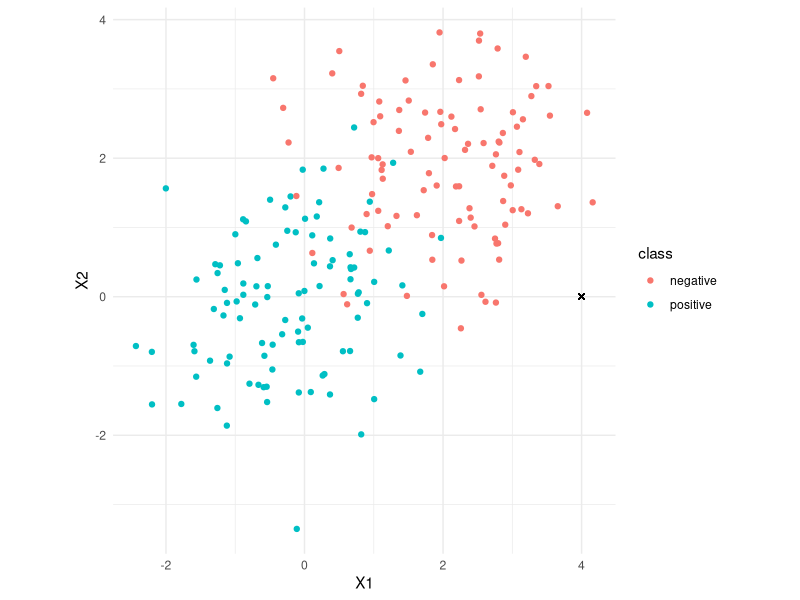
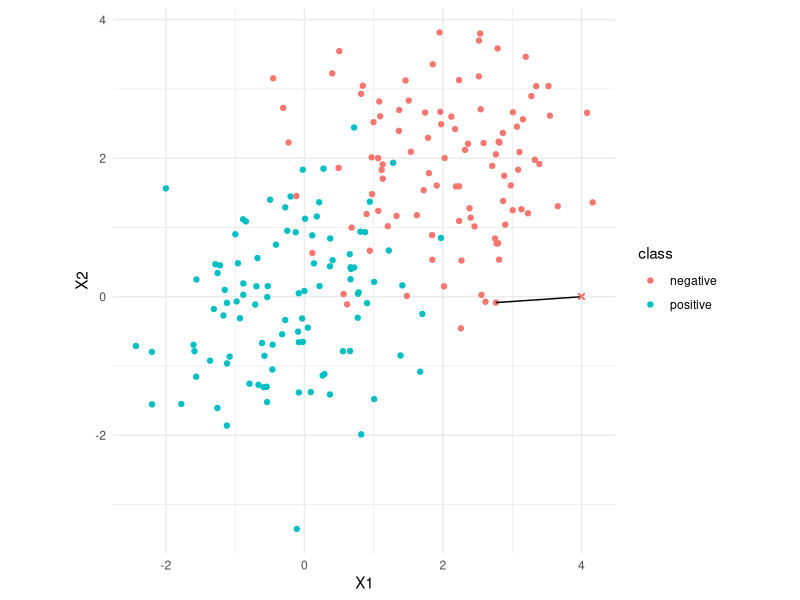
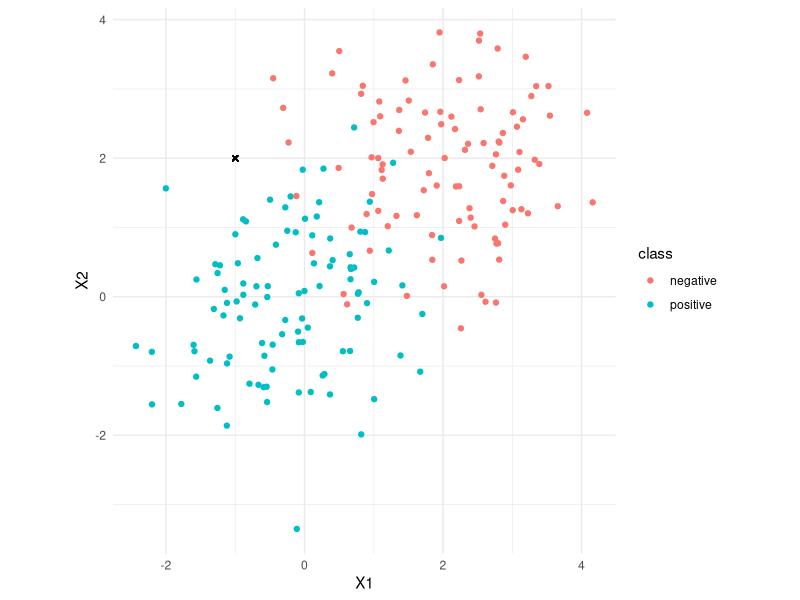
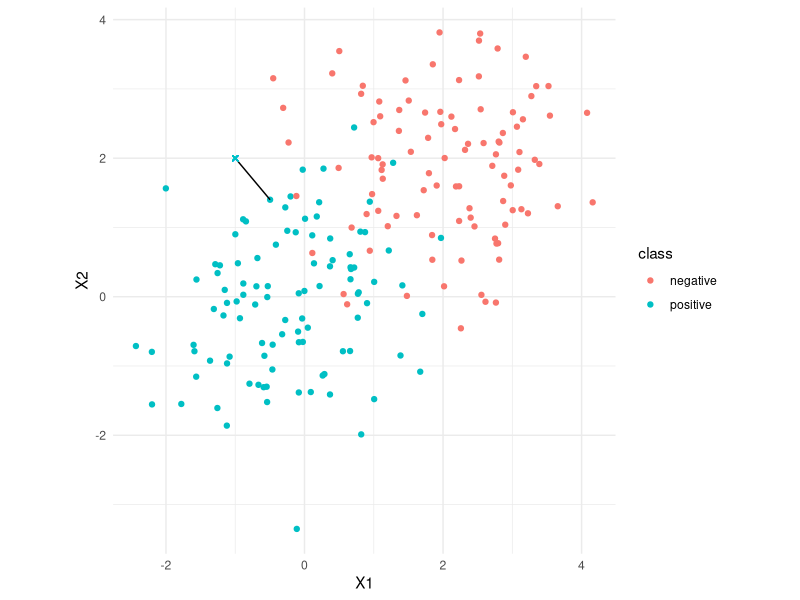
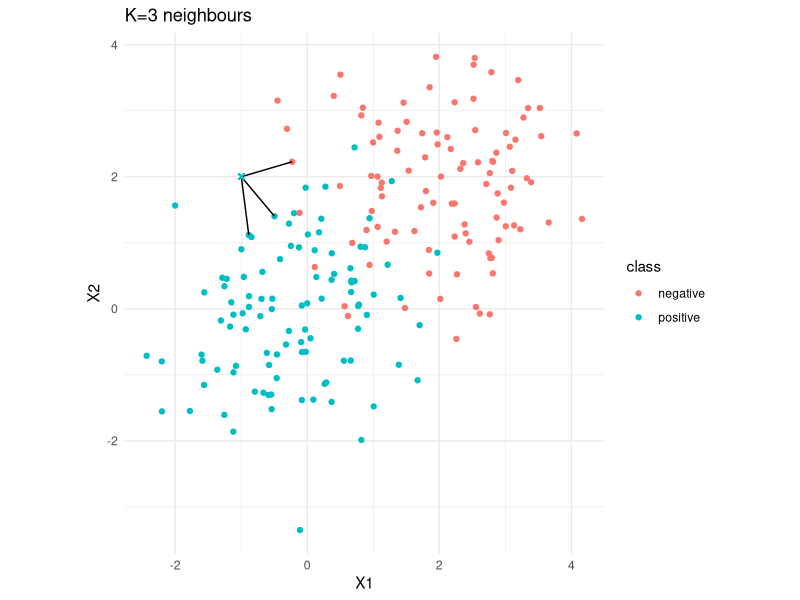
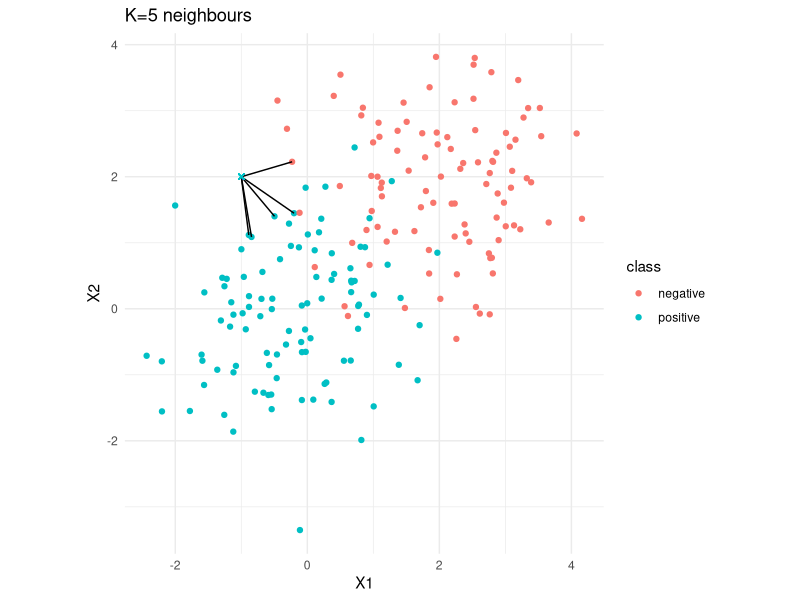
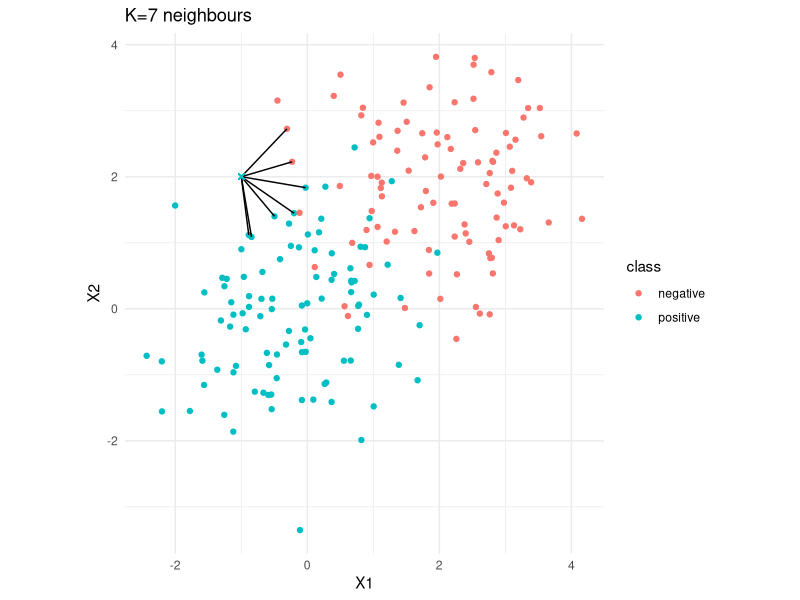
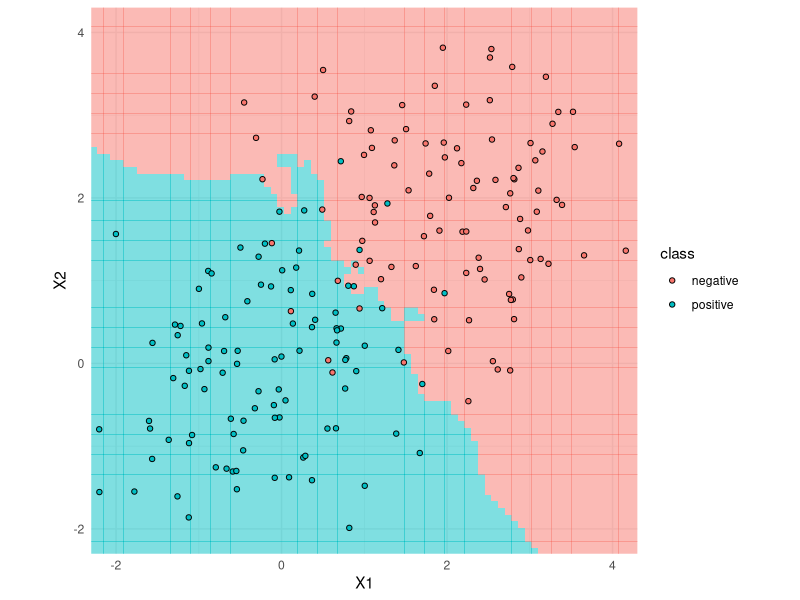

Write R code to recreate these figures, in order.
## ---- chunk 1
library(knitr)
hook_output = knit_hooks$get('output')
knit_hooks$set(output = function(x, options) {
  # this hook is used only when the linewidth option is not NULL
  if (!is.null(n <- options$linewidth)) {
    x = knitr:::split_lines(x)
    # any lines wider than n should be wrapped
    if (any(nchar(x) > n)) x = strwrap(x, width = n)
    x = paste(x, collapse = '\n')
  }
  hook_output(x, options)
})

knitr::opts_chunk$set(cache = FALSE, message = FALSE,
                      linewidth = 50)
## ---- chunk 2
set.seed(2010)

library(tidyverse)
library(mvtnorm)
library(scales)

n <- 100
mu1 <- c(0, 0)
mu2 <- c(2, 2)

class1 <- rmvnorm(n, mean = mu1)
class2 <- rmvnorm(n, mean = mu2)

colnames(class1) <- colnames(class2) <- c("X1", "X2")

dataset <- bind_rows(
    as_tibble(class1) |> mutate(class = "positive"),
    as_tibble(class2) |> mutate(class = "negative")
)

base_plot <- ggplot(dataset, aes(X1, X2)) +
    geom_point(aes(colour = class)) +
    theme_minimal() + 
    coord_fixed()

# Record colours for future use
col_pal <- hue_pal()(2)
## ---- chunk 3
# 1. (4, 0)
new_point <- c(4, 0)

base_plot +
    geom_point(x = new_point[1], 
               y = new_point[2], 
               shape = 4)
## ---- chunk 4
nhbd_data <- dataset |> 
    mutate(dist = sqrt((X1 - new_point[1])^2 + (X2 - new_point[2])^2)) |> 
    slice_min(dist, n = 1)

base_plot +
    geom_segment(data = nhbd_data,
                 xend = new_point[1], 
                 yend = new_point[2]) +
    geom_point(x = new_point[1], 
               y = new_point[2], 
               shape = 4, 
               colour = col_pal[1])
## ---- chunk 5
# 2. (-1, 2)
new_point <- c(-1, 2)

base_plot +
    geom_point(x = new_point[1], 
               y = new_point[2], 
               shape = 4)
## ---- chunk 6
nhbd_data <- dataset |> 
    mutate(dist = sqrt((X1 - new_point[1])^2 + (X2 - new_point[2])^2)) |> 
    slice_min(dist, n = 1)

base_plot +
    geom_segment(data = nhbd_data,
                 xend = new_point[1], 
                 yend = new_point[2]) +
    geom_point(x = new_point[1], 
               y = new_point[2], 
               shape = 4, 
               colour = col_pal[2])
## ---- chunk 7
# Repeat with K=3 neighbours
nhbd_data <- dataset |> 
    mutate(dist = sqrt((X1 - new_point[1])^2 + (X2 - new_point[2])^2)) |> 
    slice_min(dist, n = 3)

base_plot +
    geom_segment(data = nhbd_data,
                 xend = new_point[1], 
                 yend = new_point[2]) +
    geom_point(x = new_point[1], 
               y = new_point[2], 
               shape = 4, 
               colour = col_pal[2]) +
    labs(title = "K=3 neighbours")
## ---- chunk 8
# Repeat with K=5 neighbours
nhbd_data <- dataset |> 
    mutate(dist = sqrt((X1 - new_point[1])^2 + (X2 - new_point[2])^2)) |> 
    slice_min(dist, n = 5)

base_plot +
    geom_segment(data = nhbd_data,
                 xend = new_point[1], 
                 yend = new_point[2]) +
    geom_point(x = new_point[1], 
               y = new_point[2], 
               shape = 4, 
               colour = col_pal[2]) +
    labs(title = "K=5 neighbours")
## ---- chunk 9
# Repeat with K=7 neighbours
nhbd_data <- dataset |> 
    mutate(dist = sqrt((X1 - new_point[1])^2 + (X2 - new_point[2])^2)) |> 
    slice_min(dist, n = 7)

base_plot +
    geom_segment(data = nhbd_data,
                 xend = new_point[1], 
                 yend = new_point[2]) +
    geom_point(x = new_point[1], 
               y = new_point[2], 
               shape = 4, 
               colour = col_pal[2]) +
    labs(title = "K=7 neighbours")
## ---- chunk 10
library(class)
new_data <- expand_grid(X1 = seq(-3, 5, length.out = 100),
                        X2 = seq(-3, 5, length.out = 100))

fit <- knn(select(dataset, -class), 
           new_data, pull(dataset, class), 
           k = 5, prob = FALSE)

new_data |> 
    mutate(class = fit) |> 
    ggplot(aes(X1, X2, colour = class)) +
    geom_point(alpha = 0.5, size = 2, 
               show.legend = FALSE, 
               shape = 15) + 
    geom_point(data = dataset, 
               aes(fill = class), 
               shape = 21, 
               colour = "black") + 
    coord_fixed(xlim = c(-2, 4),
                ylim = c(-2, 4)) +
    theme_minimal()
## ---- chunk 11
library(cowplot)

fit1 <- knn(select(dataset, -class), 
           new_data, pull(dataset, class), 
           k = 1, prob = FALSE)

fit2 <- knn(select(dataset, -class), 
           new_data, pull(dataset, class), 
           k = 9, prob = FALSE)

plot1 <- new_data |> 
    mutate(class = fit1) |> 
    ggplot(aes(X1, X2, colour = class)) +
    geom_point(alpha = 0.5, size = 2, 
               show.legend = FALSE, 
               shape = 15) + 
    geom_point(data = dataset, 
               aes(fill = class), 
               shape = 21, 
               colour = "black",
               show.legend = FALSE) + 
    coord_fixed(xlim = c(-2, 4),
                ylim = c(-2, 4)) +
    theme_minimal()

plot2 <- new_data |> 
    mutate(class = fit2) |> 
    ggplot(aes(X1, X2, colour = class)) +
    geom_point(alpha = 0.5, size = 2, 
               show.legend = FALSE, 
               shape = 15) + 
    geom_point(data = dataset, 
               aes(fill = class), 
               shape = 21, 
               colour = "black",
               show.legend = FALSE) + 
    coord_fixed(xlim = c(-2, 4),
                ylim = c(-2, 4)) +
    theme_minimal()

plot_grid(plot1, plot2, ncol = 2, 
          labels = c("K=1", "K=9"))
